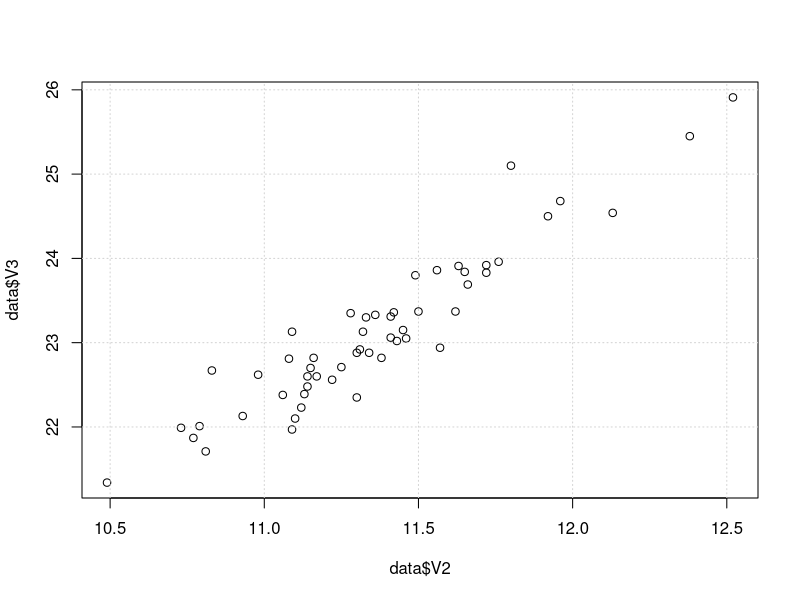
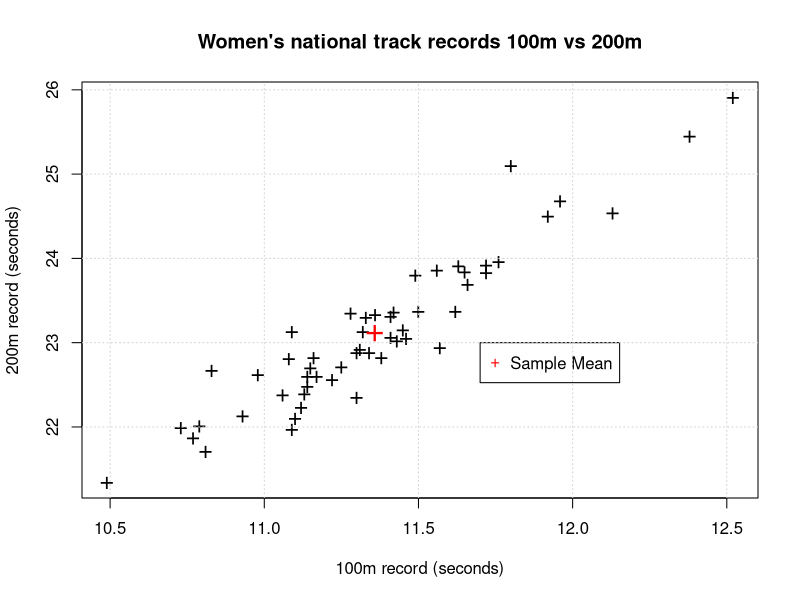
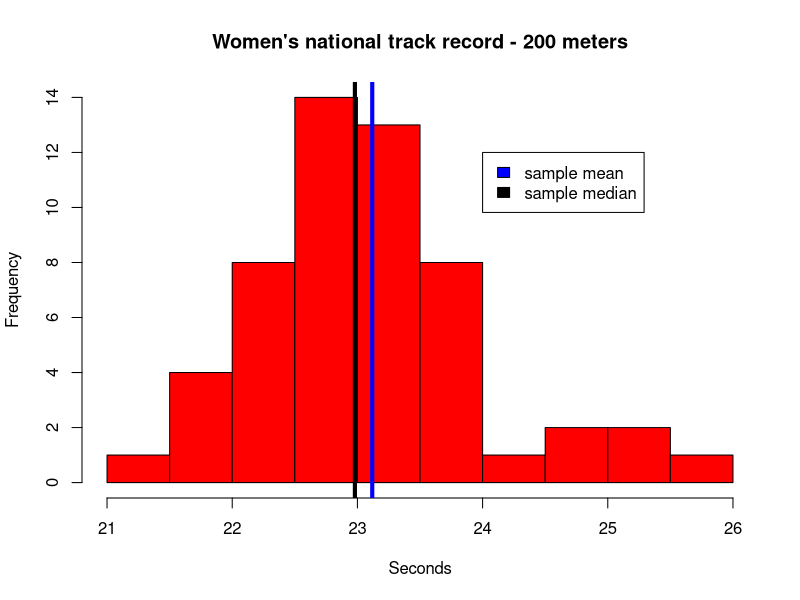

Reproduce these figures in R, in order.
## ---- chunk 1
knitr::opts_chunk$set(echo = TRUE)
## ---- chunk 2
data=read.table('T1-9R.dat')
## ---- chunk 3
plot(data$V2,data$V3)
grid()
## ---- chunk 4
plot(data$V2,data$V3, xlab='100m record (seconds)', ylab='200m record (seconds)', main='Women\'s national track records 100m vs 200m', pch='+', cex=1.5)
points(mean(data$V2),mean(data$V3), col='red', pch='+', cex=2)
legend(11.7,23, legend=c('Sample Mean'), col='red', pch='+')
grid()
## ---- chunk 5
hist(data$V3, col='red', main='Women\'s national track record - 200 meters', xlab='Seconds')
abline(v=mean(data$V3), col='blue', lwd=4)
abline(v=median(data$V3), col='black', lwd=4)
legend(24, 12 , legend=c('sample mean', 'sample median'), fill=c('blue','black'))
